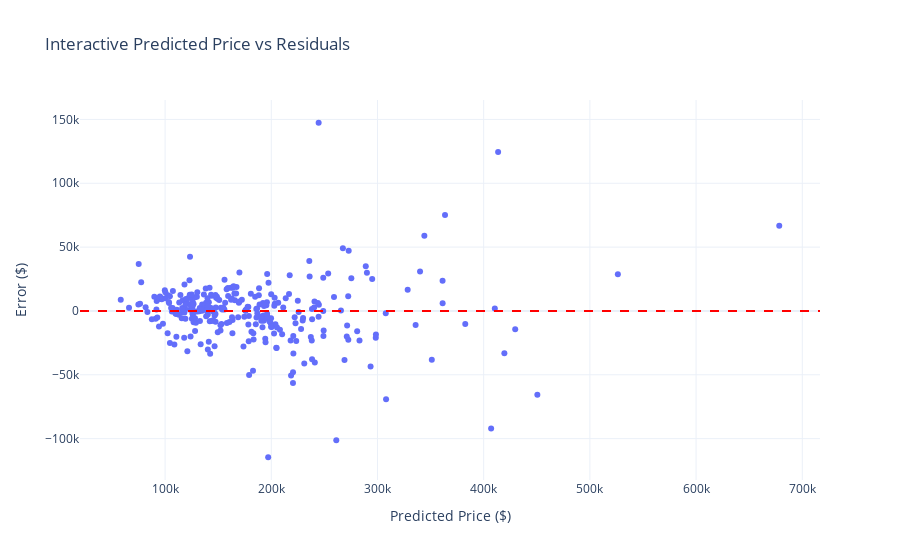

The notebook cell this image was saved under:
### Markdown cell above
# 15 Residual Analysis & Visualisation

While Feature Importance identifies the primary drivers of property value, it does not account for the variance in prediction errors. To understand where the model’s logic fails to align with the data, a Residual Analysis was conducted to pinpoint specific instances of under- and over-estimation

* Residuals (**actual price - predicted price**) are roughly centered around zero and fairly symmetric, indicating minimal bias  
* Residuals show no clear pattern across predicted prices, suggesting stable variance
* Interactive hover allows inspection of individual points with unusually large errors

### Code cell
# Calculate residuals
residuals = y_valid - predictions

# 1. Static Residual Histogram 
plt.figure(figsize=(6, 4))
sns.histplot(residuals, kde=True, color='purple')
plt.axvline(0, color='red', linestyle='--')
plt.title('Residual Histogram (Error Distribution)')
plt.xlabel('Prediction Error ($)')
plt.ylabel('Count')
plt.show()

# 2. Interactive Predicted vs Residuals Scatter
plot_df = pd.DataFrame({
    'ID': y_valid.index,
    'Predicted_Price': predictions,
    'Residual': residuals,
    'Actual_Price': y_valid
})

fig = px.scatter(
    plot_df,
    x='Predicted_Price',
    y='Residual',
    hover_data=['ID', 'Actual_Price'],
    title='Interactive Predicted Price vs Residuals',
    labels={'Predicted_Price': 'Predicted Price ($)', 'Residual': 'Error ($)'},
    template='plotly_white'
)
fig.add_hline(y=0, line_dash="dash", line_color="red")
fig.show()

### Figure 1 — Plotly figure (JSON) as saved in the notebook; plotly's stock layout.template omitted (floating-point values rounded to 4 significant figures; data arrays with more than 128 entries replaced by an {"elided": "..."} marker saying what was removed)
{"data": [{"customdata": {"elided": "292x2 int values"}, "hovertemplate": "Predicted Price ($)=%{x}<br>Error ($)=%{y}<br>ID=%{customdata[0]}<br>Actual_Price=%{customdata[1]}<extra></extra>", "legendgroup": "", "marker": {"color": "#636efa", "symbol": "circle"}, "mode": "markers", "name": "", "orientation": "v", "showlegend": false, "type": "scatter", "x": {"elided": "292 float values"}, "xaxis": "x", "y": {"elided": "292 float values"}, "yaxis": "y"}], "layout": {"legend": {"tracegroupgap": 0}, "shapes": [{"line": {"color": "red", "dash": "dash"}, "type": "line", "x0": 0, "x1": 1, "xref": "x domain", "y0": 0, "y1": 0, "yref": "y"}], "title": {"text": "Interactive Predicted Price vs Residuals"}, "xaxis": {"anchor": "y", "domain": [0, 1], "title": {"text": "Predicted Price ($)"}}, "yaxis": {"anchor": "x", "domain": [0, 1], "title": {"text": "Error ($)"}}}}
